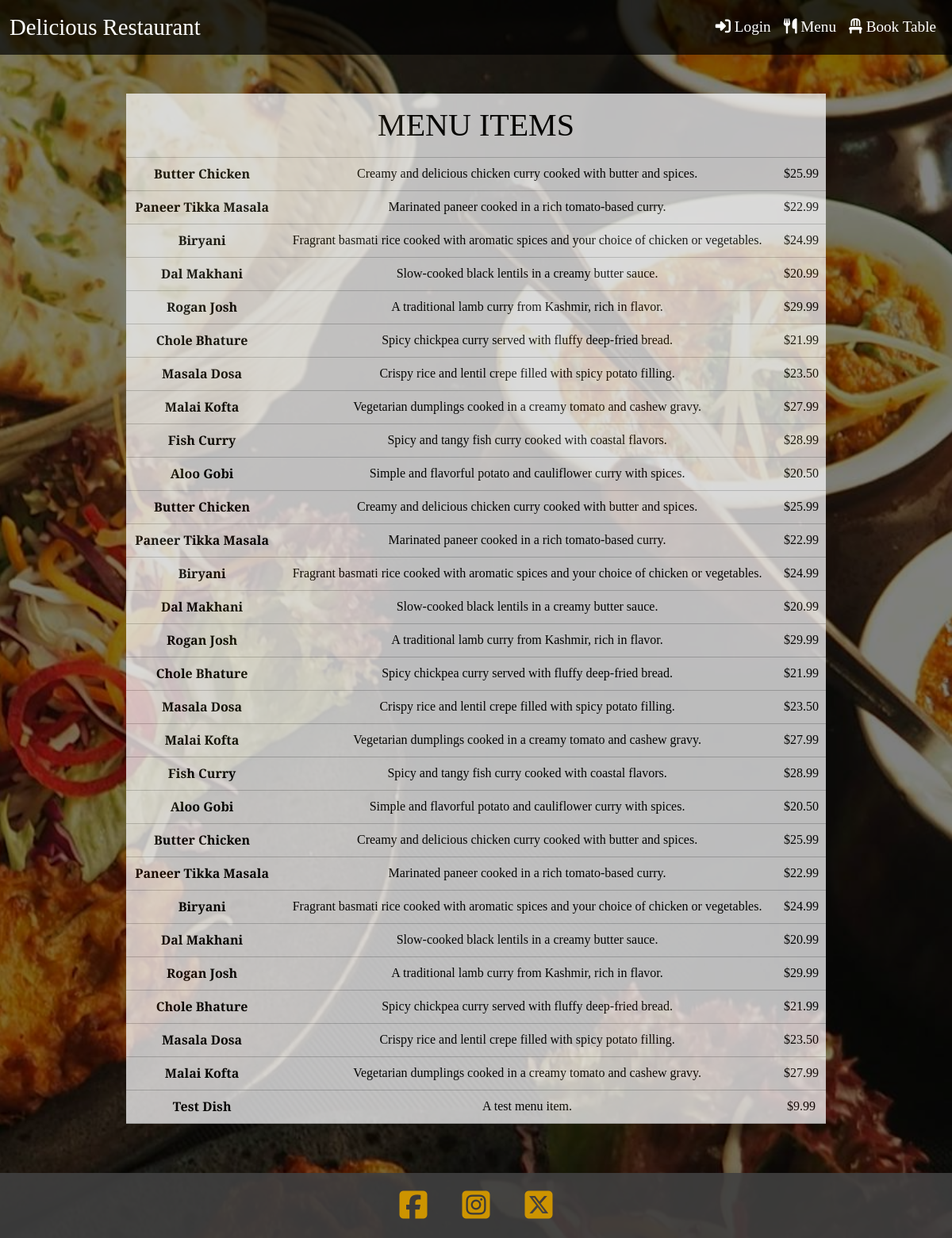
The app's page /menu/ with its own data.
### dine_smart/myrestaurant/models.py (models this page shows, shortened)
class Menu(models.Model):
    menu_name = models.CharField(max_length=50, null=False, blank=False)
    description = models.CharField(max_length=80, null=True, blank=True)
    price = MoneyField(max_digits=14, decimal_places=2, default_currency='USD')

### dine_smart/myrestaurant/views.py (the view)
# urls.py: path('menu/', show_menu, name='show_menu'),
def show_menu(request):
    print("Menu page accessed")
    menu_items = Menu.objects.all()
    return render(request, 'menu/menu.html', {'menu_items': menu_items})

### dine_smart/templates/menu/menu.html
{% extends "home/home.html" %}
{% block content %}
<div class="container-fluid mt-5 mb-5 d-flex justify-content-center">
    <div class="table-responsive w-75">
        <table class="table table-light opacity-75 text-center">
            <thead class="thead-dark">
                <tr>
                    <th colspan="3" class="display-6 py-3 text-uppercase">Menu Items</th>
                </tr>
            </thead>
            <tbody>
                {% for menu in menu_items %}
                <tr>
                    <td><strong>{{ menu.menu_name }}</strong></td>
                    <td>{{ menu.description }}</td>
                    <td>${{ menu.price }}</td>
                </tr>
                {% endfor %}
            </tbody>
        </table>
    </div>
</div>
{% endblock %}

### dine_smart/myrestaurant/static/home/style.css (style rules this page uses)
html, body { height: 100%; margin: 0; }
body { position: relative; background: url('images/home_background.jpg') no-repeat center center fixed; background-size: cover; color: #ffffff; font-family: 'Cormorant Garamond', serif; }
body::before { content: ""; position: absolute; top: 0; left: 0; right: 0; bottom: 0; background: rgba(0, 0, 0, 0.5); z-index: -1; }

### records on screen
Menu: menu_name "Butter Chicken", description "Creamy and delicious chicken curry cooked with butter and spices.", price "25.99"
Menu: menu_name "Paneer Tikka Masala", description "Marinated paneer cooked in a rich tomato-based curry.", price "22.99"
Menu: menu_name "Biryani", description "Fragrant basmati rice cooked with aromatic spices and your choice of chicken or vegetables.", price "24.99"
Menu: menu_name "Dal Makhani", description "Slow-cooked black lentils in a creamy butter sauce.", price "20.99"
Menu: menu_name "Rogan Josh", description "A traditional lamb curry from Kashmir, rich in flavor.", price "29.99"
Menu: menu_name "Chole Bhature", description "Spicy chickpea curry served with fluffy deep-fried bread.", price "21.99"
Menu: menu_name "Masala Dosa", description "Crispy rice and lentil crepe filled with spicy potato filling.", price "23.50"
Menu: menu_name "Malai Kofta", description "Vegetarian dumplings cooked in a creamy tomato and cashew gravy.", price "27.99"
Menu: menu_name "Fish Curry", description "Spicy and tangy fish curry cooked with coastal flavors.", price "28.99"
Menu: menu_name "Aloo Gobi", description "Simple and flavorful potato and cauliflower curry with spices.", price "20.50"
Menu: menu_name "Butter Chicken", description "Creamy and delicious chicken curry cooked with butter and spices.", price "25.99"
Menu: menu_name "Paneer Tikka Masala", description "Marinated paneer cooked in a rich tomato-based curry.", price "22.99"
Menu: menu_name "Biryani", description "Fragrant basmati rice cooked with aromatic spices and your choice of chicken or vegetables.", price "24.99"
Menu: menu_name "Dal Makhani", description "Slow-cooked black lentils in a creamy butter sauce.", price "20.99"
Menu: menu_name "Rogan Josh", description "A traditional lamb curry from Kashmir, rich in flavor.", price "29.99"
Menu: menu_name "Chole Bhature", description "Spicy chickpea curry served with fluffy deep-fried bread.", price "21.99"
Menu: menu_name "Masala Dosa", description "Crispy rice and lentil crepe filled with spicy potato filling.", price "23.50"
Menu: menu_name "Malai Kofta", description "Vegetarian dumplings cooked in a creamy tomato and cashew gravy.", price "27.99"
Menu: menu_name "Fish Curry", description "Spicy and tangy fish curry cooked with coastal flavors.", price "28.99"
Menu: menu_name "Aloo Gobi", description "Simple and flavorful potato and cauliflower curry with spices.", price "20.50"
Menu: menu_name "Butter Chicken", description "Creamy and delicious chicken curry cooked with butter and spices.", price "25.99"
Menu: menu_name "Paneer Tikka Masala", description "Marinated paneer cooked in a rich tomato-based curry.", price "22.99"
Menu: menu_name "Biryani", description "Fragrant basmati rice cooked with aromatic spices and your choice of chicken or vegetables.", price "24.99"
Menu: menu_name "Dal Makhani", description "Slow-cooked black lentils in a creamy butter sauce.", price "20.99"
Menu: menu_name "Rogan Josh", description "A traditional lamb curry from Kashmir, rich in flavor.", price "29.99"
Menu: menu_name "Chole Bhature", description "Spicy chickpea curry served with fluffy deep-fried bread.", price "21.99"
Menu: menu_name "Masala Dosa", description "Crispy rice and lentil crepe filled with spicy potato filling.", price "23.50"
Menu: menu_name "Malai Kofta", description "Vegetarian dumplings cooked in a creamy tomato and cashew gravy.", price "27.99"
Menu: menu_name "Test Dish", description "A test menu item.", price "9.99"
